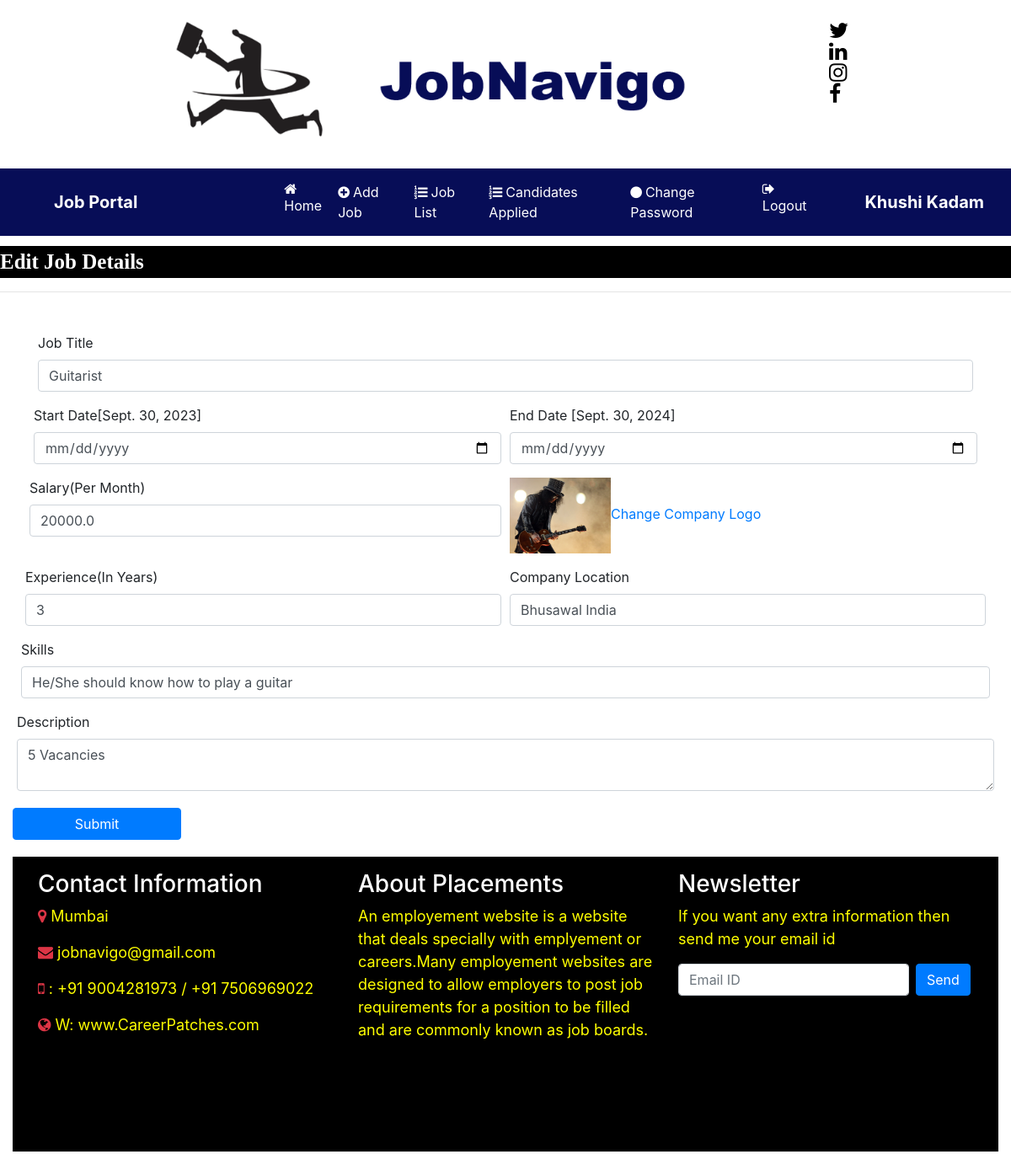
The app's page /edit_jobdetail/1 (signed in) with its own data.
### CareerPatches/models.py (models this page shows, shortened)
class Job(models.Model):
    recruiter = models.ForeignKey(Recruiter,on_delete=models.CASCADE)
    start_date = models.DateField()
    end_date  = models.DateField()
    title = models.CharField(max_length=100)
    salary = models.FloatField(max_length=20)
    image = models.FileField()
    description = models.CharField(max_length=300)
    experience = models.CharField(max_length=50)
    location = models.CharField(max_length=100)
    skills = models.CharField(max_length=100)
    creationdate = models.DateField()

### CareerPatches/views.py (the view, shortened to what this page needs)
# urls.py: path('edit_jobdetail/<int:pid>',edit_jobdetail,name="edit_jobdetail"),
def edit_jobdetail(request,pid):
    if not request.user.is_authenticated:
        return redirect('recruiter_login')
    error=""
    job = Job.objects.get(id=pid)
    d = {'error':error,'job': job}
    return render(request,'edit_jobdetail.html',d)

### CareerPatches/Templates/edit_jobdetail.html (shortened to what this page needs)
{% load static %}
{% block body %}
{% include 'recruiter_navigation.html' %}
<marquee style ="font-family: Monotype Corsiva; font-size: 25px; color:white;background-color: black; font-weight: bold; margin-top: 1%; ">
    Edit Job Details
</marquee>
<hr>
<form class="container mt-5" method="post" enctype="multipart/form-data">
    <div class="form-row">
        <div class="form-group col-md-12">
            <label>Job Title</label>
            <input type="text" class="form-control" name="jobtitle" value="{{job.title}}" required>
        </div>
    <div class="form-row">
        <div class="form-group col-md-6">
            <label>Start Date</label>[{{job.start_date}}]
            <input type="Date" class="form-control" name="startdate">
        </div>
        <div class="form-group col-md-6">
            <label>End Date</label> [{{job.end_date}}]
            <input type="Date" class="form-control" name="enddate">
    </div>
    <div class="form-row">
        <div class="form-group col-md-6">
            <label>Salary(Per Month)</label>
            <input type="text" class="form-control" name="salary" value="{{job.salary}}" required>
        </div>
        <div class="form-group col-md-6">
          <img src ="{{job.image.url}}" width="120" height="90"><a href="{% url 'change_companylogo' job.id %}">Change Company Logo</a>
    </div>
        <div class="form-row">
            <div class="form-group col-md-6">
                <label>Experience(In Years)</label>
                <input type="text" class="form-control" name="experience" value = "{{job.experience}}" required>
    </div>
        <div class="form-group col-md-6">
            <label>Company Location</label>
            <input type="text" class="form-control" name="location" value="{{job.location}}" required>
    </div>
    <div class="form-row">
        <div class="form-group col-md-12">
            <label>Skills</label>
            <input type="text" class="form-control" name="skills" value="{{job.skills}}" required>
</div>
<div class="form-row">
    <div class="form-group col-md-12">
        <label>Description</label>
        <textarea class="form-control" name="Description" required>{{job.description}}</textarea>
</div>
    <input type="submit" value="Submit" class="btn btn-primary my-1" style="width: 200px">
</form>
{% include 'footer.html' %}
{% endblock %}

### CareerPatches/Templates/recruiter_navigation.html (shortened to what this page needs)
{% load static %}
<html>
<head>
        <link rel="stylesheet" href="https://cdn.jsdelivr.net/npm/bootstrap@4.6.2/dist/css/bootstrap.min.css">
        <link rel="stylesheet" href="https://cdnjs.cloudflare.com/ajax/libs/font-awesome/4.7.0/css/font-awesome.min.css">
</head >
<body>
<div class="container">
        <div class="row">
                <div class="col-sm-4">
                        <img src="{% static 'jobnavigo.png' %}" width="800px" height="200px" style="padding-left: 40%">
                </div>
                <div class="col-sm-4 mt-4" style = "padding-left: 50%" >
                        <span style="font-weight:bold ; font-size: 25px">
                                <a href="https://twitter.com/JobNavigo" target="_blank" ><i class="fa fa-twitter pl-1" style="color: rgb(0, 0, 0);"></i></a>
                                <a href="https://www.linkedin.com/in/robert-jr-060437292" target="_blank"><i class="fa fa-linkedin pl-1" style="color: rgb(0, 0, 0);"></i></a>
                                <a href="https://www.instagram.com/job_navigo/" target="_blank"><i class="fa fa-instagram pl-1" style="color: rgb(0, 0, 0);"></i></a>
                                <a href="https://www.facebook.com/profile.php?id=61551223599788" target="_blank"><i class="fa fa-facebook pl-1" style="color: rgb(0, 0, 0);"></i></a>
                        </span>
                                </div>
                        </div>
              </div>
<nav class="navbar navbar-expand-sm" style="background-color : rgb(7, 13, 87)">
        <a class="navbar-brand text-white pl-5 font-weight-bold">Job Portal</a>
<ul class="navbar-nav">
        <li class="nav-item">
                <a class="nav-link" href="{% url 'recruiter_home' %}" style="margin-left:150px"><i class="fa fa-home mr-1"></i>Home</a>
        </li>
        <li class="nav-item">
            <a class="nav-link" href="{% url 'add_job' %}"><i class="fa fa-plus-circle mr-1"></i>Add Job</a>
    </li>
        <li class="nav-item">
                <a class="nav-link" href="{% url 'job_list' %}"><i class="fa fa-list-ol mr-1"></i>Job List</a>
        </li>
        <li class="nav-item">
            <a class="nav-link" href="{% url 'applied_candidatelist' %}"><i class="fa fa-list-ol mr-1"></i>Candidates Applied</a>
    </li>
        <li class="nav-item">
                <a class="nav-link" href="{% url 'change_passwordrecruiter' %}"><i class="fa fa-circle mr-1"></i>Change Password</a>
        </li>
        <li class="nav-item">
                <a class="nav-link" href="{% url 'Logout' %}"><i class="fa fa-sign-out mr-1"></i>Logout</a>
        </li>
</ul>
<a class="navbar-brand text-white pl-5 font-weight-bold">{{request.user.first_name}} {{request.user.last_name}}</a>
</nav>
</body>
</html>

### CareerPatches/Templates/recruiter_navigation.html (style rules this page uses)
.nav-link { color:white !important ; margin-right: 3px; }

### records on screen
Job: jobtitle "Guitarist", start_date "Sept. 30, 2023", end_date "Sept. 30, 2024", salary "20000.0", image (picture), experience "3", location "Bhusawal India", skills "He/She should know how to play a guitar", Description "5 Vacancies"

### other values on screen
{{ request.user.first_name }} "Khushi"
{{ request.user.last_name }} "Kadam"
